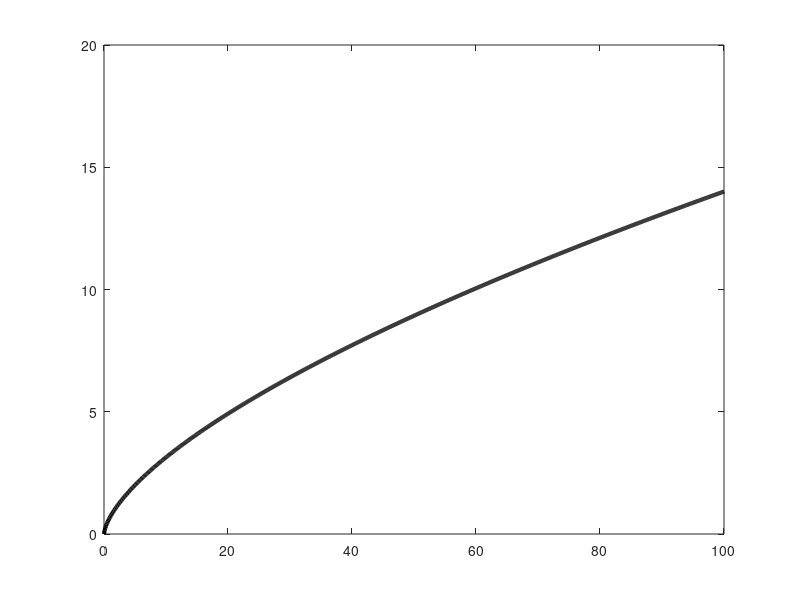

The MATLAB source for this figure: (Note: this script raises an error after producing the figure.)
tic

%--- (1) Setup parameters, pre-fill matrices
cmap = cool(7);
V    = zeros(1000, 1);
grid = 1000;
K    = linspace(1e-6, 100, grid);
aB   = 0.65*0.9; Theta = 1.2; Alpha = 0.65;

%--- (2) Plot analytical solution to determine performance
plot(K, aB*Theta*K.^Alpha, '-k', 'LineWidth', 3)
hold all

%--- (3) Iterate using Howard Algorithm, plot each step
for l= 1:7
    [V,k] = IteratePolicy(V,100);
    plot(K, K(k), 'color', cmap(l, :))
end

legend('Analytical', 'Iter1', 'Iter2', 'Iter3', 'Iter4', 'Iter5',...
      'Iter6', 'Iter7', 'Location', 'NorthWest')
xlabel('Amount of Capital')
ylabel('Optimal k_{t+1}')
title('Policy Function Iteration and Consumption')

%---- (1) Start the simulation

K1   = 100;
T    = 10;
people = 1000;
epsilon = randi(2,people,T);
epsilon(epsilon == 1) = -2;

kapit       = zeros(people, T);
consum      = zeros(people, T);
kapit(:, 1) = K1;


for t= 1:T
    for j= 1:people
    position      = round(kapit(j, t)/grid +1);
    kapit(j, t+1) = K(position);
    consum(j, t)  = Theta*(kapit(j, t).^Alpha) - kapit(j, t+1);
    kapit(j, t+1) = kapit(j, t+1) + epsilon(j, t);
    
    end
end
    
%--- (3) Output
figure(2)
plot([1:1:T], consum)
ylabel('Consumption', 'FontSize', 12)
xlabel('Time', 'FontSize', 12)
title('Simulated Consumption Paths', 'FontSize', 16)

figure(3)
hist(sum(consum, 2))
title('Lifetime Consumption', 'FontSize', 16)



toc